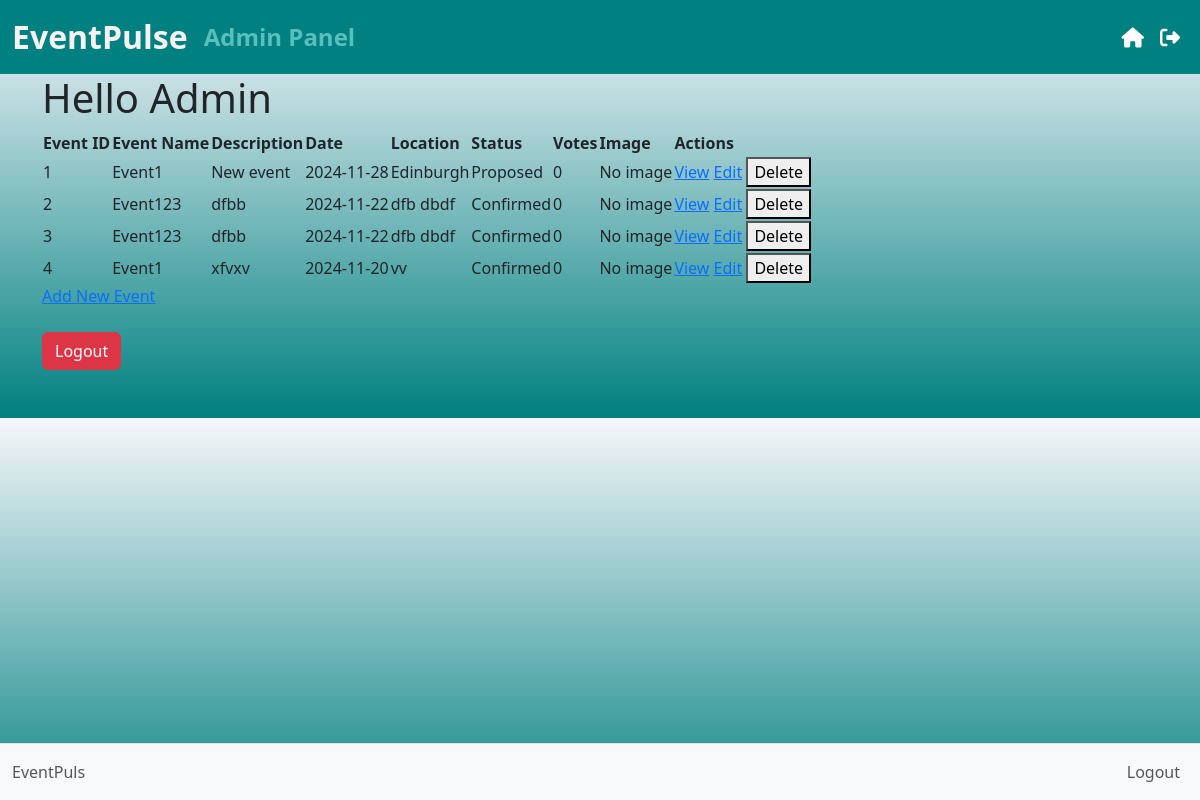
The page /admin (signed in) on the database its author committed.
### app.py (models this page shows)
class Event(db.Model):
    eventId = db.Column(db.Integer, primary_key=True)
    eventName = db.Column(db.String(100), nullable=False)
    description = db.Column(db.Text)
    date = db.Column(db.Date, nullable=False)
    location = db.Column(db.String(100), nullable=False)
    tag = db.Column(db.Enum(EventStatus), nullable=False)
    votes = db.Column(db.Integer, default=0)

### app.py (the view)
@app.route('/admin')
@login_required
def admin_index():
    events = Event.query.all()  # Fetch all events
    return render_template('admin.html', events=events)

### app.py (called while the page is built)
@login_manager.user_loader
def load_user(user_id):
    return User.query.get(int(user_id))

    @property
    def is_authenticated(self):
        return True  # This indicates the user is logged in

### templates/admin.html
{% extends 'base.html' %}
{% block content %}
</head>
<body>
    <h1>Hello Admin</h1>
    <table>
        <thead>
            <tr>
                <th>Event ID</th>
                <th>Event Name</th>
                <th>Description</th>
                <th>Date</th>
                <th>Location</th>
                <th>Status</th>
                <th>Votes</th>
                <th>Image</th>
                <th>Actions</th>
            </tr>
        </thead>
        <tbody>
            {% for event in events %}
            <tr>
                <td>{{ event.eventId }}</td>
                <td>{{ event.eventName }}</td>
                <td>{{ event.description }}</td>
                <td>{{ event.date }}</td>
                <td>{{ event.location }}</td>
                <td>{{ event.tag.value }}</td>
                <td>{{ event.votes }}</td>
                <td>
                    {% if event.image %}
                    <img src="{{ url_for('static', filename='static/images/' + event.image) }}" alt="Event Image" style="max-width:100px;">
                    {% else %}
                    No image
                    {% endif %}
                </td>
                <td>
                    <a href="{{ url_for('admin_event_detail', event_id=event.eventId) }}" class="button">View</a>
                    <a href="{{ url_for('edit_event', event_id=event.eventId) }}" class="button">Edit</a>
                    <form action="{{ url_for('delete_event', event_id=event.eventId) }}" method="post" style="display:inline;">
                        <button type="submit" class="button">Delete</button>
                    </form>
                </td>
            </tr>
            {% else %}
            <tr>
                <td colspan="8">No events found.</td>
            </tr>
            {% endfor %}
        </tbody>
    </table>
    <a href="{{ url_for('add_event') }}" class="button">Add New Event</a><br><br>
    <a href="{{ url_for('logout') }}" class="btn btn-danger">Logout</a>
{% endblock %}

### static/css/style.css (style rules this page uses)
body { background: rgb(246,246,250); background: linear-gradient(180deg, rgba(246,246,250,1) 0%, rgba(0,128,128,1) 100%); color: #f9f9f9; font-family: Arial, sans-serif; margin: 0; padding: 0; }

### rows shown on the page
Event: eventId "1", eventName "Event1", description "New event", date "2024-11-28", location "Edinburgh", tag.value "Proposed", votes "0"
Event: eventId "2", eventName "Event123", description "dfbb", date "2024-11-22", location "dfb dbdf", tag.value "Confirmed", votes "0"
Event: eventId "3", eventName "Event123", description "dfbb", date "2024-11-22", location "dfb dbdf", tag.value "Confirmed", votes "0"
Event: eventId "4", eventName "Event1", description "xfvxv", date "2024-11-20", location "vv", tag.value "Confirmed", votes "0"
